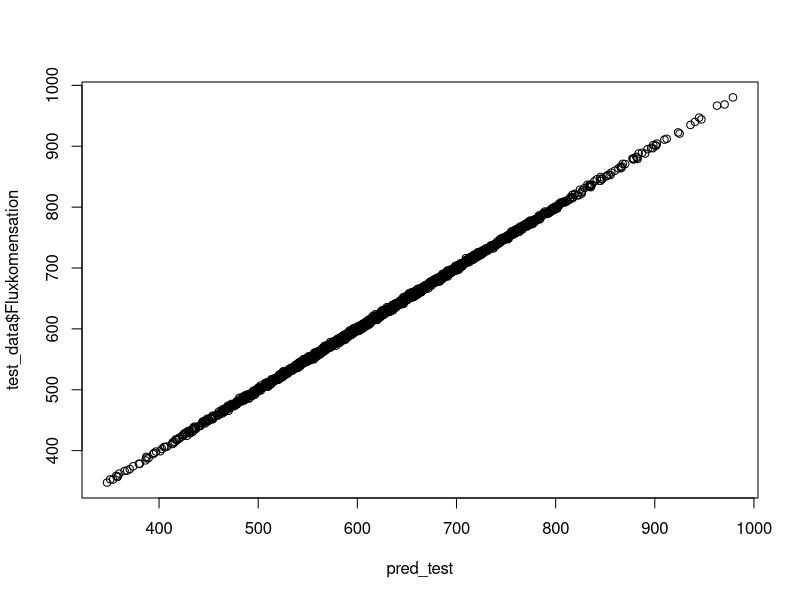

Write the R code that produced this figure.
library(readr)

set.seed(42)
data <- read_csv("SmartBuild.csv")
data$LScore <- as.factor(data$LScore)
index <- sample(1:nrow(data),nrow(data)*0.8)

train_data <- data[index,]
test_data <- data[-index,]

#mit polynom5 bestes Ergebnis bisher
flux_model <- lm(Fluxkomensation~Gewicht+poly(Hoehe, 5, raw=T),train_data)

pred_test <- predict(flux_model,test_data)

err_test <- mean(abs(pred_test - test_data$Fluxkomensation))
err_test
#1.620384

plot(pred_test,test_data$Fluxkomensation)

